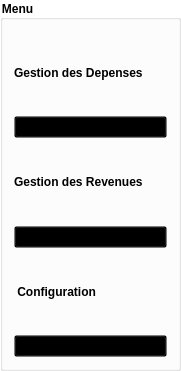
   <widget class="QGroupBox" name="groupBox_3">
    <property name="geometry">
     <rect>
      <x>-20</x>
      <y>20</y>
      <width>181</width>
      <height>371</height>
     </rect>
    </property>
    <property name="styleSheet">
     <string notr="true">background-color: transparent;
	color: black;
	font-weight: bold;
	font-size: 6,5px;</string>
    </property>
    <property name="title">
     <string>Menu</string>
    </property>
    <layout class="QVBoxLayout" name="verticalLayout_6">
     <item>
      <layout class="QVBoxLayout" name="verticalLayout_5">
       <property name="spacing">
        <number>2</number>
       </property>
       <item>
        <widget class="QLabel" name="label_34">
         <property name="enabled">
          <bool>true</bool>
         </property>
         <property name="styleSheet">
          <string notr="true">background-color: transparent;
	color: black;
	font-weight: bold;
	font-size: 6,5px;</string>
         </property>
         <property name="text">
          <string>Gestion des Depenses</string>
         </property>
        </widget>
       </item>
       <item>
        <widget class="QPushButton" name="Elaa">
         <property name="styleSheet">
          <string notr="true">image:url(:/Files/stock.png);</string>
         </property>
         <property name="text">
          <string/>
         </property>
         <property name="icon">
          <iconset>
           <normaloff>:/staff/istaff.png</normaloff>:/staff/istaff.png</iconset>
         </property>
         <property name="iconSize">
          <size>
           <width>50</width>
           <height>30</height>
          </size>
         </property>
        </widget>
       </item>
       <item>
        <widget class="QLabel" name="label_35">
         <property name="styleSheet">
          <string notr="true">background-color: transparent;
	color: black;
	font-weight: bold;
	font-size: 6,5px;</string>
         </property>
         <property name="text">
          <string>Gestion des Revenues</string>
         </property>
        </widget>
       </item>
       <item>
        <widget class="QPushButton" name="Elaa_2">
         <property name="styleSheet">
          <string notr="true">image:url(:/Files/stock.png);</string>
         </property>
         <property name="text">
          <string/>
         </property>
         <property name="icon">
          <iconset>
           <normaloff>:/staff/istaff.png</normaloff>:/staff/istaff.png</iconset>
         </property>
         <property name="iconSize">
          <size>
           <width>50</width>
           <height>30</height>
          </size>
         </property>
        </widget>
       </item>
       <item>
        <widget class="QLabel" name="label_37">
         <property name="text">
          <string> Configuration</string>
         </property>
        </widget>
       </item>
       <item>
        <widget class="QPushButton" name="logout_button">
         <property name="styleSheet">
          <string notr="true">image:url(:/Files/stock.png);</string>
         </property>
         <property name="text">
          <string/>
         </property>
         <property name="icon">
          <iconset>
           <normaloff>:/log/ilog.png</normaloff>:/log/ilog.png</iconset>
         </property>
         <property name="iconSize">
          <size>
           <width>50</width>
           <height>30</height>
          </size>
         </property>
        </widget>
       </item>
      </layout>
     </item>
    </layout>
   </widget>
